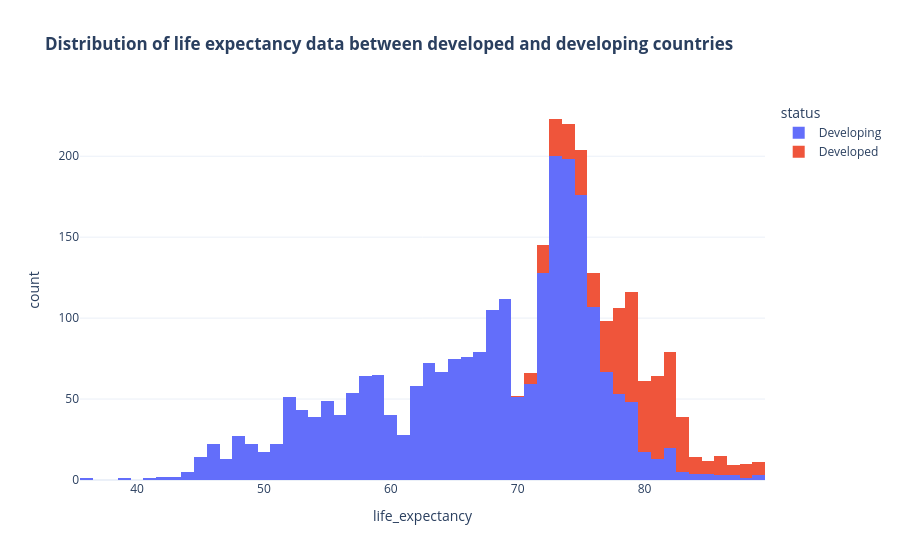

Notebook source saved alongside this figure:
### Markdown cell above
<h5>Observation</h5>
<h6>1.Life Expectancy:</h6>
Appears to have a roughly normal distribution, though negatively skewed.

<h6>2.Mortality (Adult Mortality, Infant Deaths, Under 5 Deaths):</h6>
These columns show highly skewed distributions, with many countries having lower values and a long tail of higher values.

<h6>3.Alcohol, BMI, Polio, Diphtheria, Hepatitis B:</h6>
These columns have a somewhat skewed distribution, especially Hepatitis B and Polio with peaks around the higher end of the spectrum.

<h6>4.Expenditure Columns (Total Expenditure, Per capita expenditure):</h6>
The distribution of expenditure data (total and per capita) seems to be skewed as well, with most values on the lower end and a few extreme values.

<h6>5.GDP, Population:</h6>
These distributions are heavily skewed, reflecting the fact that a few countries have much higher GDP and population sizes than the rest.

<h6>6.Schooling, Income Composition of Resources:</h6>
These show a more Gaussian distribution, with most of the values concentrated in the middle ranges.

### Code cell
fig = px.histogram(df, 
                   x='life_expectancy', 
                   color='status', 
                   template='plotly_white', 
                   title='<b>Distribution of life expectancy data between developed and developing countries')
fig.show()

### Figure 1 — Plotly figure (JSON) as saved in the notebook; plotly's stock layout.template omitted (floating-point values rounded to 4 significant figures; data arrays with more than 128 entries replaced by an {"elided": "..."} marker saying what was removed)
{"data": [{"alignmentgroup": "True", "bingroup": "x", "hovertemplate": "status=Developing<br>life_expectancy=%{x}<br>count=%{y}<extra></extra>", "legendgroup": "Developing", "marker": {"color": "#636efa", "pattern": {"shape": ""}}, "name": "Developing", "offsetgroup": "Developing", "orientation": "v", "showlegend": true, "type": "histogram", "x": {"elided": "2426 float values"}, "xaxis": "x", "yaxis": "y"}, {"alignmentgroup": "True", "bingroup": "x", "hovertemplate": "status=Developed<br>life_expectancy=%{x}<br>count=%{y}<extra></extra>", "legendgroup": "Developed", "marker": {"color": "#EF553B", "pattern": {"shape": ""}}, "name": "Developed", "offsetgroup": "Developed", "orientation": "v", "showlegend": true, "type": "histogram", "x": {"elided": "512 float values"}, "xaxis": "x", "yaxis": "y"}], "layout": {"autosize": true, "barmode": "relative", "legend": {"title": {"text": "status"}, "tracegroupgap": 0}, "title": {"text": "<b>Distribution of life expectancy data between developed and developing countries"}, "xaxis": {"anchor": "y", "autorange": true, "domain": [0, 1], "range": [35.5, 89.5], "title": {"text": "life_expectancy"}, "type": "linear"}, "yaxis": {"anchor": "x", "autorange": true, "domain": [0, 1], "range": [0, 234.7], "title": {"text": "count"}}}}
